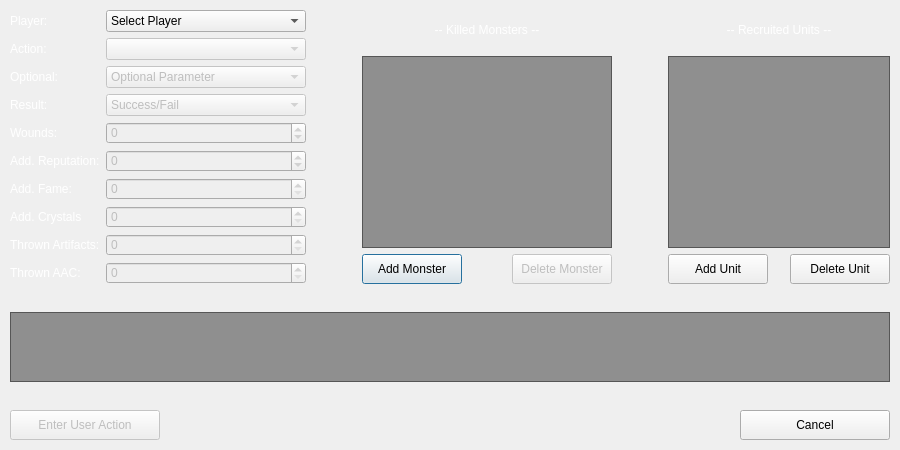
<?xml version="1.0" encoding="UTF-8"?>
<ui version="4.0">
 <class>UserActionDialog</class>
 <widget class="QDialog" name="UserActionDialog">
  <property name="windowModality">
   <enum>Qt::WindowModal</enum>
  </property>
  <property name="enabled">
   <bool>true</bool>
  </property>
  <property name="geometry">
   <rect>
    <x>0</x>
    <y>0</y>
    <width>900</width>
    <height>450</height>
   </rect>
  </property>
  <property name="sizePolicy">
   <sizepolicy hsizetype="Fixed" vsizetype="Fixed">
    <horstretch>0</horstretch>
    <verstretch>0</verstretch>
   </sizepolicy>
  </property>
  <property name="minimumSize">
   <size>
    <width>900</width>
    <height>450</height>
   </size>
  </property>
  <property name="maximumSize">
   <size>
    <width>900</width>
    <height>450</height>
   </size>
  </property>
  <property name="windowTitle">
   <string>Dialog</string>
  </property>
  <property name="styleSheet">
   <string notr="true">QDialog#UserActionDialog{
    border-image: url(:/images/images/Background_Action.jpg);
}

QTableWidget {
    background-color: rgb(0, 0, 0, 40%);
    color: rgb(255, 255, 255);
    font: 75 8pt &quot;MS Shell Dlg 2&quot;;
}</string>
  </property>
  <layout class="QGridLayout" name="gridLayout_2">
   <property name="leftMargin">
    <number>10</number>
   </property>
   <property name="topMargin">
    <number>10</number>
   </property>
   <property name="rightMargin">
    <number>10</number>
   </property>
   <property name="bottomMargin">
    <number>10</number>
   </property>
   <property name="spacing">
    <number>10</number>
   </property>
   <item row="0" column="0">
    <widget class="QWidget" name="widget_comboText" native="true">
     <layout class="QFormLayout" name="formLayout">
      <property name="leftMargin">
       <number>0</number>
      </property>
      <property name="topMargin">
       <number>0</number>
      </property>
      <property name="rightMargin">
       <number>0</number>
      </property>
      <property name="bottomMargin">
       <number>0</number>
      </property>
      <item row="0" column="0">
       <widget class="QLabel" name="label_playerList">
        <property name="styleSheet">
         <string notr="true">color: rgb(255, 255, 255);</string>
        </property>
        <property name="text">
         <string>Player:</string>
        </property>
       </widget>
      </item>
      <item row="0" column="1">
       <widget class="QComboBox" name="comboBox_playerList">
        <property name="minimumSize">
         <size>
          <width>200</width>
          <height>0</height>
         </size>
        </property>
        <property name="maximumSize">
         <size>
          <width>200</width>
          <height>16777215</height>
         </size>
        </property>
        <property name="toolTip">
         <string>&lt;html&gt;&lt;head/&gt;&lt;body&gt;&lt;p&gt;Select the player performing the action&lt;/p&gt;&lt;/body&gt;&lt;/html&gt;</string>
        </property>
        <property name="whatsThis">
         <string>&lt;html&gt;&lt;head/&gt;&lt;body&gt;&lt;p&gt;&lt;br/&gt;&lt;/p&gt;&lt;/body&gt;&lt;/html&gt;</string>
        </property>
        <item>
         <property name="text">
          <string>Select Player</string>
         </property>
        </item>
       </widget>
      </item>
      <item row="1" column="0">
       <widget class="QLabel" name="label_actionList">
        <property name="styleSheet">
         <string notr="true">color: rgb(255, 255, 255);</string>
        </property>
        <property name="text">
         <string>Action:</string>
        </property>
       </widget>
      </item>
      <item row="1" column="1">
       <widget class="QComboBox" name="comboBox_actionList">
        <property name="enabled">
         <bool>false</bool>
        </property>
        <property name="minimumSize">
         <size>
          <width>200</width>
          <height>0</height>
         </size>
        </property>
        <property name="maximumSize">
         <size>
          <width>200</width>
          <height>16777215</height>
         </size>
        </property>
        <property name="toolTip">
         <string>&lt;html&gt;&lt;head/&gt;&lt;body&gt;&lt;p&gt;Select the type of action performed.&lt;/p&gt;&lt;/body&gt;&lt;/html&gt;</string>
        </property>
       </widget>
      </item>
      <item row="2" column="0">
       <widget class="QLabel" name="label_optional">
        <property name="styleSheet">
         <string notr="true">color: rgb(255, 255, 255);</string>
        </property>
        <property name="text">
         <string>Optional:</string>
        </property>
       </widget>
      </item>
      <item row="2" column="1">
       <widget class="QComboBox" name="comboBox_optional">
        <property name="enabled">
         <bool>false</bool>
        </property>
        <property name="minimumSize">
         <size>
          <width>200</width>
          <height>0</height>
         </size>
        </property>
        <property name="maximumSize">
         <size>
          <width>200</width>
          <height>16777215</height>
         </size>
        </property>
        <property name="styleSheet">
         <string notr="true"/>
        </property>
        <item>
         <property name="text">
          <string>Optional Parameter</string>
         </property>
        </item>
       </widget>
      </item>
      <item row="3" column="0">
       <widget class="QLabel" name="label_successFail">
        <property name="styleSheet">
         <string notr="true">color: rgb(255, 255, 255);</string>
        </property>
        <property name="text">
         <string>Result:</string>
        </property>
       </widget>
      </item>
      <item row="3" column="1">
       <widget class="QComboBox" name="comboBox_successFail">
        <property name="enabled">
         <bool>false</bool>
        </property>
        <property name="minimumSize">
         <size>
          <width>200</width>
          <height>0</height>
         </size>
        </property>
        <property name="maximumSize">
         <size>
          <width>200</width>
          <height>16777215</height>
         </size>
        </property>
        <property name="toolTip">
         <string>&lt;html&gt;&lt;head/&gt;&lt;body&gt;&lt;p&gt;Select whether the attack was successful (all attacked monsters killed) or fail (one or more of the attackted monsters survived - a.k.a. Noob Player being Noob).&lt;/p&gt;&lt;/body&gt;&lt;/html&gt;</string>
        </property>
        <item>
         <property name="text">
          <string>Success/Fail</string>
         </property>
        </item>
        <item>
         <property name="text">
          <string>Success</string>
         </property>
        </item>
        <item>
         <property name="text">
          <string>Fail</string>
         </property>
        </item>
       </widget>
      </item>
      <item row="4" column="0">
       <widget class="QLabel" name="label_woundCounts">
        <property name="styleSheet">
         <string notr="true">color: rgb(255, 255, 255);</string>
        </property>
        <property name="text">
         <string>Wounds:</string>
        </property>
       </widget>
      </item>
      <item row="4" column="1">
       <widget class="QSpinBox" name="spinBox_woundCounts">
        <property name="enabled">
         <bool>false</bool>
        </property>
        <property name="minimumSize">
         <size>
          <width>200</width>
          <height>0</height>
         </size>
        </property>
        <property name="maximumSize">
         <size>
          <width>200</width>
          <height>16777215</height>
         </size>
        </property>
        <property name="toolTip">
         <string>&lt;html&gt;&lt;head/&gt;&lt;body&gt;&lt;p&gt;Specify the number wounds gained in the attack.&lt;/p&gt;&lt;/body&gt;&lt;/html&gt;</string>
        </property>
        <property name="minimum">
         <number>-99</number>
        </property>
       </widget>
      </item>
      <item row="5" column="0">
       <widget class="QLabel" name="label_addRep">
        <property name="styleSheet">
         <string notr="true">color: rgb(255, 255, 255);</string>
        </property>
        <property name="text">
         <string>Add. Reputation:</string>
        </property>
       </widget>
      </item>
      <item row="5" column="1">
       <widget class="QSpinBox" name="spinBox_addRep">
        <property name="enabled">
         <bool>false</bool>
        </property>
        <property name="minimumSize">
         <size>
          <width>200</width>
          <height>0</height>
         </size>
        </property>
        <property name="maximumSize">
         <size>
          <width>200</width>
          <height>16777215</height>
         </size>
        </property>
        <property name="minimum">
         <number>-10</number>
        </property>
        <property name="maximum">
         <number>10</number>
        </property>
       </widget>
      </item>
      <item row="6" column="0">
       <widget class="QLabel" name="label_addFame">
        <property name="styleSheet">
         <string notr="true">color: rgb(255, 255, 255);</string>
        </property>
        <property name="text">
         <string>Add. Fame:</string>
        </property>
       </widget>
      </item>
      <item row="6" column="1">
       <widget class="QSpinBox" name="spinBox_addFame">
        <property name="enabled">
         <bool>false</bool>
        </property>
        <property name="minimumSize">
         <size>
          <width>200</width>
          <height>0</height>
         </size>
        </property>
        <property name="maximumSize">
         <size>
          <width>200</width>
          <height>16777215</height>
         </size>
        </property>
        <property name="toolTip">
         <string>&lt;html&gt;&lt;head/&gt;&lt;body&gt;&lt;p&gt;Addtitional Fame gained from Action cards, units, spells etc.&lt;/p&gt;&lt;/body&gt;&lt;/html&gt;</string>
        </property>
        <property name="minimum">
         <number>0</number>
        </property>
       </widget>
      </item>
      <item row="8" column="0">
       <widget class="QLabel" name="label_thrownArtifacts">
        <property name="styleSheet">
         <string notr="true">color: rgb(255, 255, 255);</string>
        </property>
        <property name="text">
         <string>Thrown Artifacts:</string>
        </property>
       </widget>
      </item>
      <item row="8" column="1">
       <widget class="QSpinBox" name="spinBox_thrownArtifacts">
        <property name="enabled">
         <bool>false</bool>
        </property>
        <property name="minimumSize">
         <size>
          <width>200</width>
          <height>0</height>
         </size>
        </property>
        <property name="maximumSize">
         <size>
          <width>200</width>
          <height>16777215</height>
         </size>
        </property>
        <property name="toolTip">
         <string>&lt;html&gt;&lt;head/&gt;&lt;body&gt;&lt;p&gt;Number of Artifacts thrown away during the attack.&lt;/p&gt;&lt;/body&gt;&lt;/html&gt;</string>
        </property>
       </widget>
      </item>
      <item row="9" column="0">
       <widget class="QLabel" name="label_thrownAAC">
        <property name="styleSheet">
         <string notr="true">color: rgb(255, 255, 255);</string>
        </property>
        <property name="text">
         <string>Thrown AAC:</string>
        </property>
       </widget>
      </item>
      <item row="9" column="1">
       <widget class="QSpinBox" name="spinBox_thrownAAC">
        <property name="enabled">
         <bool>false</bool>
        </property>
        <property name="minimumSize">
         <size>
          <width>200</width>
          <height>0</height>
         </size>
        </property>
        <property name="maximumSize">
         <size>
          <width>200</width>
          <height>16777215</height>
         </size>
        </property>
        <property name="toolTip">
         <string>&lt;html&gt;&lt;head/&gt;&lt;body&gt;&lt;p&gt;Number of Advanced Action Cards thrown away during the attack.&lt;/p&gt;&lt;/body&gt;&lt;/html&gt;</string>
        </property>
       </widget>
      </item>
      <item row="7" column="0">
       <widget class="QLabel" name="label_addCrystals">
        <property name="styleSheet">
         <string notr="true">color: rgb(255, 255, 255);</string>
        </property>
        <property name="text">
         <string>Add. Crystals</string>
        </property>
       </widget>
      </item>
      <item row="7" column="1">
       <widget class="QSpinBox" name="spinBox_addCrystals">
        <property name="enabled">
         <bool>false</bool>
        </property>
       </widget>
      </item>
     </layout>
    </widget>
   </item>
   <item row="0" column="2">
    <widget class="QWidget" name="widget_Monster" native="true">
     <layout class="QGridLayout" name="gridLayout_3">
      <property name="leftMargin">
       <number>0</number>
      </property>
      <property name="topMargin">
       <number>0</number>
      </property>
      <property name="rightMargin">
       <number>0</number>
      </property>
      <property name="bottomMargin">
       <number>0</number>
      </property>
      <item row="2" column="0">
       <widget class="QPushButton" name="pushButton_addMonster">
        <property name="enabled">
         <bool>true</bool>
        </property>
        <property name="minimumSize">
         <size>
          <width>100</width>
          <height>30</height>
         </size>
        </property>
        <property name="maximumSize">
         <size>
          <width>150</width>
          <height>30</height>
         </size>
        </property>
        <property name="layoutDirection">
         <enum>Qt::LeftToRight</enum>
        </property>
        <property name="text">
         <string>Add Monster</string>
        </property>
       </widget>
      </item>
      <item row="1" column="0" colspan="3">
       <widget class="QTableWidget" name="tableWidget_monsters">
        <property name="sizePolicy">
         <sizepolicy hsizetype="Minimum" vsizetype="Expanding">
          <horstretch>0</horstretch>
          <verstretch>0</verstretch>
         </sizepolicy>
        </property>
        <property name="minimumSize">
         <size>
          <width>250</width>
          <height>0</height>
         </size>
        </property>
        <property name="maximumSize">
         <size>
          <width>300</width>
          <height>192</height>
         </size>
        </property>
        <property name="styleSheet">
         <string notr="true"/>
        </property>
        <property name="sizeAdjustPolicy">
         <enum>QAbstractScrollArea::AdjustToContents</enum>
        </property>
        <property name="gridStyle">
         <enum>Qt::NoPen</enum>
        </property>
        <attribute name="horizontalHeaderVisible">
         <bool>false</bool>
        </attribute>
        <attribute name="verticalHeaderVisible">
         <bool>false</bool>
        </attribute>
       </widget>
      </item>
      <item row="2" column="1">
       <spacer name="horizontalSpacer_3">
        <property name="orientation">
         <enum>Qt::Horizontal</enum>
        </property>
        <property name="sizeHint" stdset="0">
         <size>
          <width>10</width>
          <height>0</height>
         </size>
        </property>
       </spacer>
      </item>
      <item row="2" column="2">
       <widget class="QPushButton" name="pushButton_deleteMonster">
        <property name="enabled">
         <bool>false</bool>
        </property>
        <property name="minimumSize">
         <size>
          <width>100</width>
          <height>30</height>
         </size>
        </property>
        <property name="maximumSize">
         <size>
          <width>150</width>
          <height>30</height>
         </size>
        </property>
        <property name="text">
         <string>Delete Monster</string>
        </property>
       </widget>
      </item>
      <item row="0" column="0" colspan="3">
       <widget class="QLabel" name="label_killedMonsters">
        <property name="layoutDirection">
         <enum>Qt::LeftToRight</enum>
        </property>
        <property name="styleSheet">
         <string notr="true">color: rgb(255, 255, 255);
font: bold 12pt &quot;MS Shell Dlg 2&quot;;</string>
        </property>
        <property name="text">
         <string>-- Killed Monsters --</string>
        </property>
        <property name="alignment">
         <set>Qt::AlignCenter</set>
        </property>
       </widget>
      </item>
     </layout>
    </widget>
   </item>
   <item row="0" column="4">
    <widget class="QWidget" name="widget_Units" native="true">
     <layout class="QGridLayout" name="gridLayout">
      <property name="leftMargin">
       <number>0</number>
      </property>
      <property name="topMargin">
       <number>0</number>
      </property>
      <property name="rightMargin">
       <number>0</number>
      </property>
      <property name="bottomMargin">
       <number>0</number>
      </property>
      <item row="1" column="0" colspan="3">
       <widget class="QTableWidget" name="tableWidget_units">
        <property name="sizePolicy">
         <sizepolicy hsizetype="Minimum" vsizetype="Expanding">
          <horstretch>0</horstretch>
          <verstretch>0</verstretch>
         </sizepolicy>
        </property>
        <property name="maximumSize">
         <size>
          <width>250</width>
          <height>192</height>
         </size>
        </property>
        <property name="styleSheet">
         <string notr="true"/>
        </property>
        <property name="sizeAdjustPolicy">
         <enum>QAbstractScrollArea::AdjustToContents</enum>
        </property>
        <property name="gridStyle">
         <enum>Qt::NoPen</enum>
        </property>
        <attribute name="horizontalHeaderVisible">
         <bool>false</bool>
        </attribute>
        <attribute name="verticalHeaderVisible">
         <bool>false</bool>
        </attribute>
       </widget>
      </item>
      <item row="2" column="0">
       <widget class="QPushButton" name="pushButton_addUnit">
        <property name="enabled">
         <bool>true</bool>
        </property>
        <property name="minimumSize">
         <size>
          <width>100</width>
          <height>30</height>
         </size>
        </property>
        <property name="text">
         <string>Add Unit</string>
        </property>
       </widget>
      </item>
      <item row="0" column="0" colspan="3">
       <widget class="QLabel" name="label_recuitedUnits">
        <property name="styleSheet">
         <string notr="true">color: rgb(255, 255, 255);
font: bold 12pt &quot;MS Shell Dlg 2&quot;;</string>
        </property>
        <property name="text">
         <string>-- Recruited Units --</string>
        </property>
        <property name="alignment">
         <set>Qt::AlignCenter</set>
        </property>
       </widget>
      </item>
      <item row="2" column="2">
       <widget class="QPushButton" name="pushButton_removeUnit">
        <property name="enabled">
         <bool>true</bool>
        </property>
        <property name="minimumSize">
         <size>
          <width>100</width>
          <height>30</height>
         </size>
        </property>
        <property name="text">
         <string>Delete Unit</string>
        </property>
       </widget>
      </item>
      <item row="2" column="1">
       <spacer name="horizontalSpacer_5">
        <property name="orientation">
         <enum>Qt::Horizontal</enum>
        </property>
        <property name="sizeHint" stdset="0">
         <size>
          <width>10</width>
          <height>0</height>
         </size>
        </property>
       </spacer>
      </item>
     </layout>
    </widget>
   </item>
   <item row="0" column="1">
    <spacer name="horizontalSpacer_4">
     <property name="orientation">
      <enum>Qt::Horizontal</enum>
     </property>
     <property name="sizeHint" stdset="0">
      <size>
       <width>0</width>
       <height>0</height>
      </size>
     </property>
    </spacer>
   </item>
   <item row="4" column="0" colspan="5">
    <widget class="QWidget" name="widget_buttons" native="true">
     <layout class="QHBoxLayout" name="horizontalLayout">
      <property name="leftMargin">
       <number>0</number>
      </property>
      <property name="topMargin">
       <number>0</number>
      </property>
      <property name="rightMargin">
       <number>0</number>
      </property>
      <property name="bottomMargin">
       <number>0</number>
      </property>
      <item>
       <widget class="QPushButton" name="pushButton_enterUserAction">
        <property name="enabled">
         <bool>false</bool>
        </property>
        <property name="minimumSize">
         <size>
          <width>150</width>
          <height>30</height>
         </size>
        </property>
        <property name="maximumSize">
         <size>
          <width>150</width>
          <height>30</height>
         </size>
        </property>
        <property name="text">
         <string>Enter User Action</string>
        </property>
       </widget>
      </item>
      <item>
       <spacer name="horizontalSpacer_2">
        <property name="orientation">
         <enum>Qt::Horizontal</enum>
        </property>
        <property name="sizeHint" stdset="0">
         <size>
          <width>40</width>
          <height>20</height>
         </size>
        </property>
       </spacer>
      </item>
      <item>
       <widget class="QPushButton" name="pushButton_cancel">
        <property name="enabled">
         <bool>true</bool>
        </property>
        <property name="minimumSize">
         <size>
          <width>150</width>
          <height>30</height>
         </size>
        </property>
        <property name="maximumSize">
         <size>
          <width>150</width>
          <height>30</height>
         </size>
        </property>
        <property name="text">
         <string>Cancel</string>
        </property>
       </widget>
      </item>
     </layout>
    </widget>
   </item>
   <item row="2" column="0" colspan="5">
    <widget class="QWidget" name="widget_stats" native="true">
     <layout class="QVBoxLayout" name="verticalLayout_2">
      <property name="leftMargin">
       <number>0</number>
      </property>
      <property name="topMargin">
       <number>0</number>
      </property>
      <property name="rightMargin">
       <number>0</number>
      </property>
      <property name="bottomMargin">
       <number>0</number>
      </property>
      <item>
       <spacer name="verticalSpacer">
        <property name="orientation">
         <enum>Qt::Vertical</enum>
        </property>
        <property name="sizeHint" stdset="0">
         <size>
          <width>20</width>
          <height>40</height>
         </size>
        </property>
       </spacer>
      </item>
      <item>
       <widget class="QTableWidget" name="tableWidget_actionStats">
        <property name="sizePolicy">
         <sizepolicy hsizetype="Expanding" vsizetype="Expanding">
          <horstretch>0</horstretch>
          <verstretch>0</verstretch>
         </sizepolicy>
        </property>
        <property name="minimumSize">
         <size>
          <width>0</width>
          <height>0</height>
         </size>
        </property>
        <property name="maximumSize">
         <size>
          <width>16777215</width>
          <height>16777215</height>
         </size>
        </property>
        <property name="styleSheet">
         <string notr="true"/>
        </property>
        <property name="sizeAdjustPolicy">
         <enum>QAbstractScrollArea::AdjustToContents</enum>
        </property>
        <property name="gridStyle">
         <enum>Qt::NoPen</enum>
        </property>
        <attribute name="horizontalHeaderVisible">
         <bool>false</bool>
        </attribute>
        <attribute name="verticalHeaderVisible">
         <bool>false</bool>
        </attribute>
       </widget>
      </item>
      <item>
       <spacer name="verticalSpacer_2">
        <property name="orientation">
         <enum>Qt::Vertical</enum>
        </property>
        <property name="sizeHint" stdset="0">
         <size>
          <width>20</width>
          <height>40</height>
         </size>
        </property>
       </spacer>
      </item>
     </layout>
    </widget>
   </item>
   <item row="0" column="3">
    <spacer name="horizontalSpacer">
     <property name="orientation">
      <enum>Qt::Horizontal</enum>
     </property>
     <property name="sizeHint" stdset="0">
      <size>
       <width>0</width>
       <height>0</height>
      </size>
     </property>
    </spacer>
   </item>
  </layout>
 </widget>
 <resources/>
 <connections/>
</ui>
